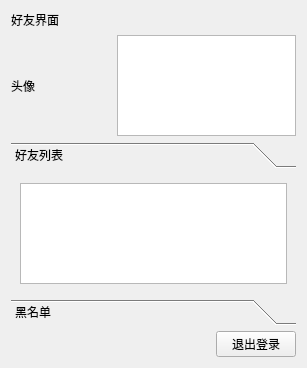
<?xml version="1.0" encoding="UTF-8"?>
<ui version="4.0">
 <class>FriendList</class>
 <widget class="QWidget" name="FriendList">
  <property name="geometry">
   <rect>
    <x>0</x>
    <y>0</y>
    <width>307</width>
    <height>368</height>
   </rect>
  </property>
  <property name="windowTitle">
   <string>Form</string>
  </property>
  <layout class="QGridLayout" name="gridLayout_3">
   <item row="0" column="0">
    <widget class="QLabel" name="label">
     <property name="text">
      <string>好友界面</string>
     </property>
    </widget>
   </item>
   <item row="1" column="0">
    <layout class="QVBoxLayout" name="verticalLayout_3">
     <item>
      <layout class="QHBoxLayout" name="horizontalLayout_2">
       <item>
        <widget class="QLabel" name="label_2">
         <property name="minimumSize">
          <size>
           <width>100</width>
           <height>100</height>
          </size>
         </property>
         <property name="text">
          <string>头像</string>
         </property>
        </widget>
       </item>
       <item>
        <widget class="QTextEdit" name="textEdit">
         <property name="minimumSize">
          <size>
           <width>120</width>
           <height>60</height>
          </size>
         </property>
        </widget>
       </item>
      </layout>
     </item>
     <item>
      <layout class="QVBoxLayout" name="verticalLayout_2">
       <item>
        <layout class="QVBoxLayout" name="verticalLayout">
         <item>
          <widget class="QToolBox" name="toolBox">
           <property name="currentIndex">
            <number>0</number>
           </property>
           <widget class="QWidget" name="page">
            <property name="geometry">
             <rect>
              <x>0</x>
              <y>0</y>
              <width>279</width>
              <height>112</height>
             </rect>
            </property>
            <attribute name="label">
             <string>好友列表</string>
            </attribute>
            <layout class="QGridLayout" name="gridLayout">
             <item row="0" column="0">
              <widget class="QListView" name="listView"/>
             </item>
            </layout>
           </widget>
           <widget class="QWidget" name="page_2">
            <property name="geometry">
             <rect>
              <x>0</x>
              <y>0</y>
              <width>279</width>
              <height>112</height>
             </rect>
            </property>
            <attribute name="label">
             <string>黑名单</string>
            </attribute>
            <layout class="QGridLayout" name="gridLayout_2">
             <item row="0" column="0">
              <widget class="QListView" name="listView_2"/>
             </item>
            </layout>
           </widget>
          </widget>
         </item>
        </layout>
       </item>
       <item>
        <layout class="QHBoxLayout" name="horizontalLayout">
         <item>
          <spacer name="horizontalSpacer">
           <property name="orientation">
            <enum>Qt::Horizontal</enum>
           </property>
           <property name="sizeHint" stdset="0">
            <size>
             <width>40</width>
             <height>20</height>
            </size>
           </property>
          </spacer>
         </item>
         <item>
          <widget class="QPushButton" name="exitlogin">
           <property name="text">
            <string>退出登录</string>
           </property>
          </widget>
         </item>
        </layout>
       </item>
      </layout>
     </item>
    </layout>
   </item>
  </layout>
 </widget>
 <resources/>
 <connections/>
</ui>
